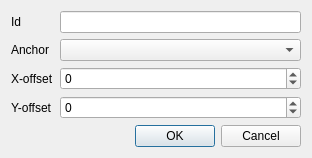
<?xml version="1.0" encoding="UTF-8"?>
<ui version="4.0">
 <class>CNodePortEditorDialog</class>
 <widget class="QDialog" name="CNodePortEditorDialog">
  <property name="geometry">
   <rect>
    <x>0</x>
    <y>0</y>
    <width>312</width>
    <height>154</height>
   </rect>
  </property>
  <property name="windowTitle">
   <string>Edit Node Port</string>
  </property>
  <property name="modal">
   <bool>true</bool>
  </property>
  <layout class="QVBoxLayout" name="verticalLayout">
   <item>
    <layout class="QGridLayout" name="gridLayout">
     <item row="0" column="0">
      <widget class="QLabel" name="label">
       <property name="text">
        <string>Id</string>
       </property>
      </widget>
     </item>
     <item row="0" column="1">
      <widget class="QLineEdit" name="PortId"/>
     </item>
     <item row="1" column="0">
      <widget class="QLabel" name="label_2">
       <property name="text">
        <string>Anchor</string>
       </property>
      </widget>
     </item>
     <item row="1" column="1">
      <widget class="QComboBox" name="Anchor"/>
     </item>
     <item row="2" column="0">
      <widget class="QLabel" name="label_3">
       <property name="text">
        <string>X-offset</string>
       </property>
      </widget>
     </item>
     <item row="2" column="1">
      <widget class="QSpinBox" name="OffsetX">
       <property name="minimum">
        <number>-1000</number>
       </property>
       <property name="maximum">
        <number>1000</number>
       </property>
       <property name="singleStep">
        <number>10</number>
       </property>
      </widget>
     </item>
     <item row="3" column="0">
      <widget class="QLabel" name="label_4">
       <property name="text">
        <string>Y-offset</string>
       </property>
      </widget>
     </item>
     <item row="3" column="1">
      <widget class="QSpinBox" name="OffsetY">
       <property name="minimum">
        <number>-1000</number>
       </property>
       <property name="maximum">
        <number>1000</number>
       </property>
       <property name="singleStep">
        <number>10</number>
       </property>
      </widget>
     </item>
    </layout>
   </item>
   <item>
    <layout class="QHBoxLayout" name="horizontalLayout">
     <item>
      <widget class="QDialogButtonBox" name="buttonBox">
       <property name="orientation">
        <enum>Qt::Horizontal</enum>
       </property>
       <property name="standardButtons">
        <set>QDialogButtonBox::Cancel|QDialogButtonBox::Ok</set>
       </property>
      </widget>
     </item>
    </layout>
   </item>
  </layout>
 </widget>
 <resources/>
 <connections>
  <connection>
   <sender>buttonBox</sender>
   <signal>accepted()</signal>
   <receiver>CNodePortEditorDialog</receiver>
   <slot>accept()</slot>
   <hints>
    <hint type="sourcelabel">
     <x>228</x>
     <y>132</y>
    </hint>
    <hint type="destinationlabel">
     <x>157</x>
     <y>153</y>
    </hint>
   </hints>
  </connection>
  <connection>
   <sender>buttonBox</sender>
   <signal>rejected()</signal>
   <receiver>CNodePortEditorDialog</receiver>
   <slot>reject()</slot>
   <hints>
    <hint type="sourcelabel">
     <x>296</x>
     <y>138</y>
    </hint>
    <hint type="destinationlabel">
     <x>286</x>
     <y>153</y>
    </hint>
   </hints>
  </connection>
 </connections>
</ui>
